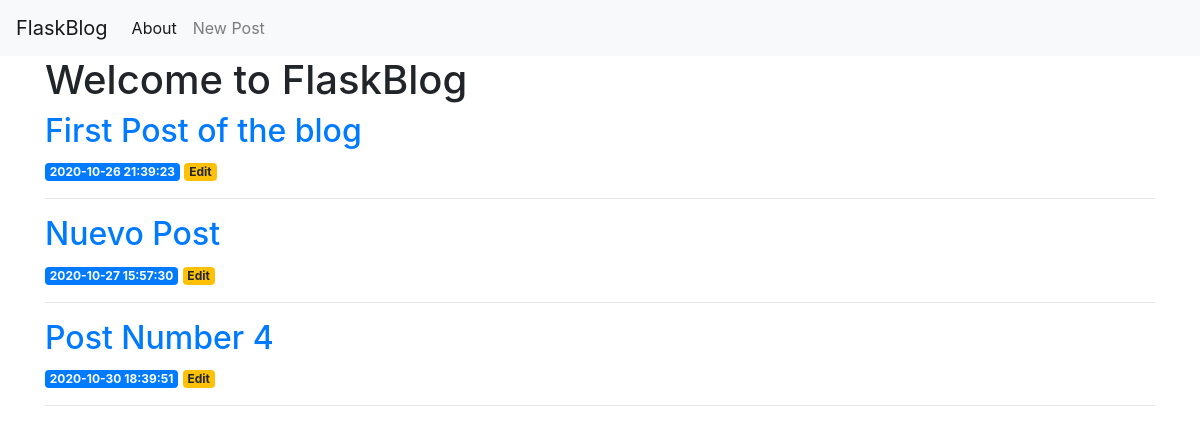
The app's page /, older data.
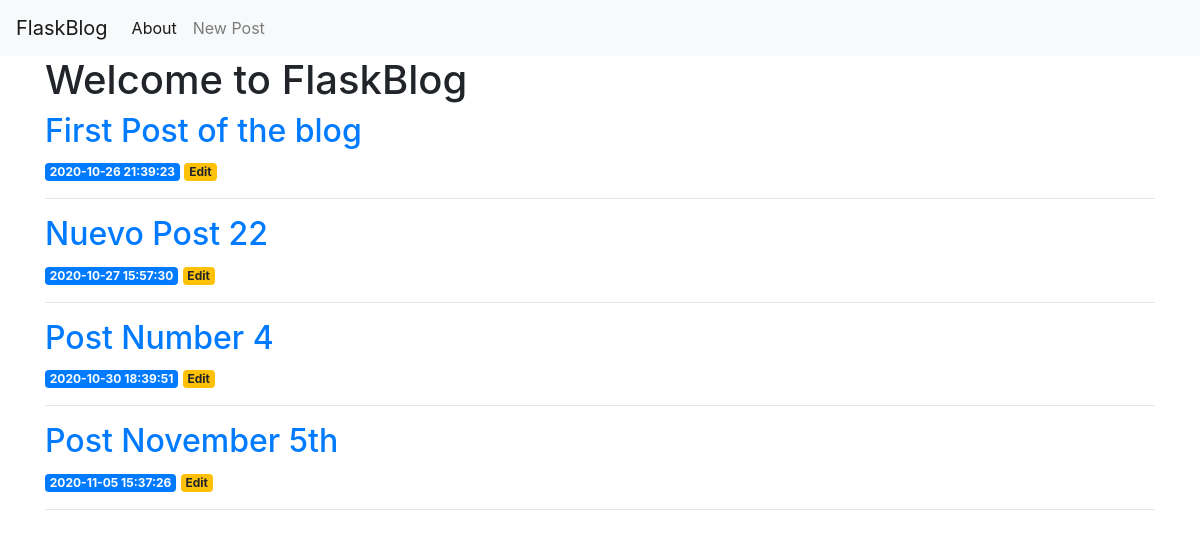
The same page, newer data.
### tables this page shows
CREATE TABLE posts (
    id INTEGER PRIMARY KEY AUTOINCREMENT,
    created TIMESTAMP NOT NULL DEFAULT CURRENT_TIMESTAMP,
    title TEXT NOT NULL,
    content TEXT NOT NULL
);

### app.py (the view)
@app.route('/') #this is a Decorator: converts Py function into Flask View Function (converts return value into http response to / url)
def index():
    conn = get_db_connection()
    """
    You execute an SQL query to select all entries from the posts table. You implement the fetchall() method to fetch
    all the rows of the query result, this will return a list of the posts you inserted into the database in the previous step.
    """
    posts = conn.execute('SELECT * FROM posts').fetchall()
    conn.close()
    """
    You return the result of rendering the index.html template
    You also pass the posts object as an argument, which contains the results you got from the database,
    this will allow you to access the blog posts in the index.html template.
    """
    return render_template('index.html', posts=posts)

### app.py (called while the page is built)
def get_db_connection():
    conn = sqlite3.connect('database.db')
    conn.row_factory = sqlite3.Row
    return conn

### templates/index.html
{% extends 'base.html' %}
{% block content %}
    <h1>{% block title %} Welcome to FlaskBlog {% endblock %}</h1>
    {% for post in posts %}
        <a href="{{ url_for('post', post_id=post['id']) }}">
            <h2>{{ post['title'] }}</h2>
        </a>
        <span class="badge badge-primary">{{ post['created'] }}</span>
		<a href="{{ url_for('edit', id=post['id']) }}">
            <span class="badge badge-warning">Edit</span>
        </a>
		<hr>
    {% endfor %}
{% endblock %}

### templates/base.html (shortened to what this page needs)
<!doctype html>
<html lang="en">
  <head>
    <link rel="stylesheet" href="https://stackpath.bootstrapcdn.com/bootstrap/4.3.1/css/bootstrap.min.css">
  </head>
  <body>
    <nav class="navbar navbar-expand-md navbar-light bg-light">
        <a class="navbar-brand" href="{{ url_for('index')}}">FlaskBlog</a>
        <div class="collapse navbar-collapse" id="navbarNav">
            <ul class="navbar-nav">
            <li class="nav-item active">
                <a class="nav-link" href="#">About</a>
            </li>
			<li class="nav-item">
                <a class="nav-link" href="{{url_for('create')}}">New Post</a>
            </li>
            </ul>
        </div>
    </nav>
    <div class="container">
        {% block content %} {% endblock %}
    </div>
  </body>
</html>

Row changes from the older to the newer data that the page shows:
changed posts: title "Nuevo Post" → "Nuevo Post 22"
added posts: title "Post November 5th", created "2020-11-05 15:37:26"
